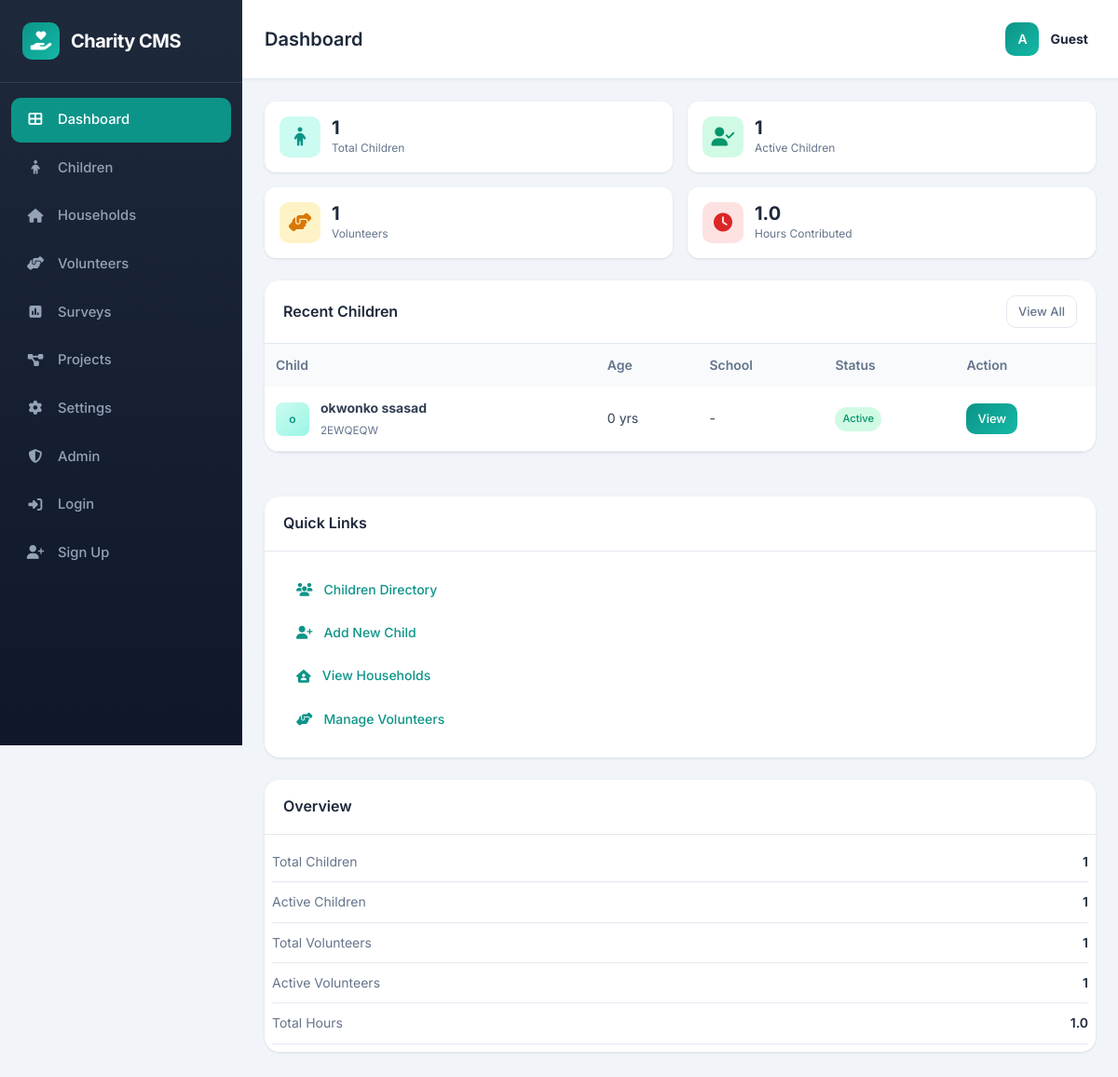
The page / on the database its author committed.
### children/models.py (models this page shows, shortened)
class Child(models.Model):
    first_name = models.CharField(max_length=100)
    last_name = models.CharField(max_length=100)
    date_of_birth = models.DateField()
    profile_photo = models.ImageField(
        upload_to='children/photos/%Y/%m/%d/',
        blank=True,
        null=True,
        help_text='Upload a recent photo of the child'
    )
    child_id = models.CharField(
        max_length=50,
        unique=True,
        help_text='Unique child identifier'
    )
    chronic_medical_condition = models.TextField(
        blank=True,
        verbose_name='Chronic medical condition',
        help_text='Any ongoing medical conditions'
    )
    school = models.ForeignKey(
        School,
        on_delete=models.SET_NULL,
        null=True,
        blank=True,
        related_name='children'
    )
    income_provider = models.CharField(
        max_length=255,
        blank=True,
        verbose_name='Who provides most household income',
        help_text='Primary income provider for the household'
    )
    education_payer = models.CharField(
        max_length=255,
        blank=True,
        verbose_name='Who pays for education',
        help_text='Person/organization paying for education'
    )
    medical_payer = models.CharField(
        max_length=255,
        blank=True,
        verbose_name='Who pays for medical bills',
        help_text='Person/organization paying for medical expenses'
    )
    household = models.ForeignKey(
        Household,
        on_delete=models.CASCADE,
        related_name='children'
    )
    caregivers = models.ManyToManyField(
        Caregiver,
        related_name='children',
        blank=True
    )
    projects = models.ManyToManyField(
        Project,
        related_name='enrolled_children',
        blank=True
    )
    notes = models.TextField(blank=True)
    is_active = models.BooleanField(default=True)
    registration_date = models.DateTimeField(auto_now_add=True)
    updated_at = models.DateTimeField(auto_now=True)
    class Meta:
        ordering = ['-registration_date']
        indexes = [
            models.Index(fields=['child_id']),
            models.Index(fields=['date_of_birth']),
            models.Index(fields=['last_name', 'first_name']),
            models.Index(fields=['registration_date']),
        ]
    @property
    def age(self):
        today = date.today()
        birth_date = self.date_of_birth
        age = today.year - birth_date.year
        if (today.month, today.day) < (birth_date.month, birth_date.day):
            age -= 1
        return age

### children/views_html.py (the view)
def home(request):
    total_children = Child.objects.count()
    active_children = Child.objects.filter(is_active=True).count()
    total_households = Household.objects.count()
    total_volunteers = Volunteer.objects.count()
    active_volunteers = Volunteer.objects.filter(status='active').count()
    today = date.today()
    first_day_of_month = today.replace(day=1)
    new_volunteers_month = Volunteer.objects.filter(date_joined__gte=first_day_of_month).count()
    total_hours = Volunteer.objects.aggregate(total=Sum('hours_contributed'))['total'] or 0
    recent_children = Child.objects.select_related('school').order_by('-registration_date')[:5]
    context = {
        'total_children': total_children,
        'active_children': active_children,
        'total_households': total_households,
        'total_volunteers': total_volunteers,
        'active_volunteers': active_volunteers,
        'new_volunteers_month': new_volunteers_month,
        'total_hours': total_hours,
        'recent_children': recent_children,
    }
    return render(request, 'children/home.html', context)

### templates/children/home.html (shortened to what this page needs)
{% extends 'base.html' %}
{% block page_title %}Dashboard{% endblock %}
{% block content %}
<div class="stats-grid">
    <div class="stat-card">
        <div class="stat-icon" style="background: #ccfbf1; color: #0d9488;">
            <i class="fas fa-child"></i>
        </div>
        <div class="stat-content">
            <h3>{{ total_children }}</h3>
            <p>Total Children</p>
        </div>
    </div>
    <div class="stat-card">
        <div class="stat-icon" style="background: #d1fae5; color: #059669;">
            <i class="fas fa-user-check"></i>
        </div>
        <div class="stat-content">
            <h3>{{ active_children }}</h3>
            <p>Active Children</p>
        </div>
    </div>
    <div class="stat-card">
        <div class="stat-icon" style="background: #fef3c7; color: #d97706;">
            <i class="fas fa-hands-helping"></i>
        </div>
        <div class="stat-content">
            <h3>{{ total_volunteers }}</h3>
            <p>Volunteers</p>
        </div>
    </div>
    <div class="stat-card">
        <div class="stat-icon" style="background: #fee2e2; color: #dc2626;">
            <i class="fas fa-clock"></i>
        </div>
        <div class="stat-content">
            <h3>{{ total_hours }}</h3>
            <p>Hours Contributed</p>
        </div>
    </div>
</div>
<div class="grid-2">
    <div class="card">
        <div class="card-header">
            <h2>Recent Children</h2>
            <a href="{% url 'children-directory' %}" class="btn btn-outline btn-sm">View All</a>
        </div>
        <div class="table-container">
            {% if recent_children %}
            <table>
                <thead>
                    <tr>
                        <th>Child</th>
                        <th>Age</th>
                        <th>School</th>
                        <th>Status</th>
                        <th>Action</th>
                    </tr>
                </thead>
                <tbody>
                    {% for child in recent_children %}
                    <tr>
                        <td>
                            <div style="display: flex; align-items: center; gap: 0.75rem;">
                                {% if child.profile_photo %}
                                <img src="{{ child.profile_photo.url }}" class="child-photo" alt="">
                                {% else %}
                                <div class="child-avatar">{{ child.first_name.0 }}</div>
                                {% endif %}
                                <div>
                                    <strong>{{ child.first_name }} {{ child.last_name }}</strong><br>
                                    <small style="color: var(--secondary);">{{ child.child_id }}</small>
                                </div>
                            </div>
                        </td>
                        <td>{{ child.age }} yrs</td>
                        <td>{{ child.school.name|default:"-" }}</td>
                        <td>
                            {% if child.is_active %}
                            <span class="badge badge-success">Active</span>
                            {% else %}
                            <span class="badge badge-primary">Inactive</span>
                            {% endif %}
                        </td>
                        <td>
                            <a href="{% url 'child-detail' child.id %}" class="btn btn-primary btn-sm">View</a>
                        </td>
                    </tr>
                    {% endfor %}
                </tbody>
            </table>
            {% endif %}
        </div>
    </div>
    <div>
        <div class="card" style="margin-bottom: 1.5rem;">
            <div class="card-header">
                <h3>Quick Links</h3>
            </div>
            <div class="card-body">
                <div class="quick-links">
                    <a href="{% url 'children-directory' %}" class="quick-link">
                        <i class="fas fa-users"></i> Children Directory
                    </a>
                    <a href="{% url 'add-child' %}" class="quick-link">
                        <i class="fas fa-user-plus"></i> Add New Child
                    </a>
                    <a href="{% url 'households' %}" class="quick-link">
                        <i class="fas fa-house-user"></i> View Households
                    </a>
                    <a href="{% url 'volunteers' %}" class="quick-link">
                        <i class="fas fa-hands-helping"></i> Manage Volunteers
                    </a>
                </div>
            </div>
        </div>
        <div class="card">
            <div class="card-header">
                <h3>Overview</h3>
            </div>
            <div class="card-body" style="padding: 0.5rem;">
                <ul class="stats-list">
                    <li>
                        <span>Total Children</span>
                        <span>{{ total_children }}</span>
                    </li>
                    <li>
                        <span>Active Children</span>
                        <span>{{ active_children }}</span>
                    </li>
                    <li>
                        <span>Total Volunteers</span>
                        <span>{{ total_volunteers }}</span>
                    </li>
                    <li>
                        <span>Active Volunteers</span>
                        <span>{{ active_volunteers }}</span>
                    </li>
                    <li>
                        <span>Total Hours</span>
                        <span>{{ total_hours }}</span>
                    </li>
                </ul>
            </div>
        </div>
    </div>
</div>
{% endblock %}

### templates/base.html (style rules this page uses)
:root { --primary: #0d9488; --primary-dark: #0f766e; --primary-light: #14b8a6; --secondary: #64748b; --success: #10b981; --warning: #f59e0b; --danger: #ef4444; --dark: #1e293b; --light: #f8fafc; --border: #e2e8f0; --sidebar-width: 260px; }
* { margin: 0; padding: 0; box-sizing: border-box; }
body { font-family: 'Inter', -apple-system, BlinkMacSystemFont, sans-serif; background: #f1f5f9; color: #334155; line-height: 1.6; }
.card { background: white; border-radius: 16px; box-shadow: 0 1px 3px rgba(0,0,0,0.1); overflow: hidden; margin-bottom: 1.5rem; }
.card-header { padding: 1rem 1.25rem; border-bottom: 1px solid var(--border); display: flex; justify-content: space-between; align-items: center; flex-wrap: wrap; gap: 0.75rem; }
.card-header h2, .card-header h3 { font-size: 1rem; font-weight: 600; color: var(--dark); }
.card-body { padding: 1.25rem; }
.btn { display: inline-flex; align-items: center; gap: 0.5rem; padding: 0.5rem 1rem; border-radius: 10px; font-weight: 500; font-size: 0.875rem; text-decoration: none; border: none; cursor: pointer; transition: all 0.3s ease; white-space: nowrap; }
.btn-primary { background: linear-gradient(135deg, #0d9488, #14b8a6); color: white; }
.btn-outline { background: white; color: var(--secondary); border: 1px solid var(--border); }
.btn-sm { padding: 0.375rem 0.75rem; font-size: 0.8125rem; }
.stats-grid { display: grid; grid-template-columns: repeat(4, 1fr); gap: 1rem; margin-bottom: 1.5rem; }
.stat-card { background: white; border-radius: 12px; padding: 1rem; box-shadow: 0 1px 3px rgba(0,0,0,0.1); display: flex; align-items: center; gap: 0.75rem; }
.stat-icon { width: 44px; height: 44px; border-radius: 10px; display: flex; align-items: center; justify-content: center; font-size: 1.25rem; flex-shrink: 0; }
.stat-content h3 { font-size: 1.25rem; font-weight: 700; color: var(--dark); line-height: 1.2; }
.stat-content p { font-size: 0.75rem; color: var(--secondary); }
.grid-2 { display: grid; grid-template-columns: 2fr 1fr; gap: 1.5rem; }
.table-container { overflow-x: auto; -webkit-overflow-scrolling: touch; }
table { width: 100%; border-collapse: collapse; min-width: 600px; }
th, td { padding: 0.75rem; text-align: left; font-size: 0.875rem; }
th { font-weight: 600; color: var(--secondary); background: var(--light); white-space: nowrap; }
td { border-bottom: 1px solid var(--border); white-space: nowrap; }
.badge { display: inline-flex; padding: 0.25rem 0.5rem; border-radius: 20px; font-size: 0.7rem; font-weight: 500; white-space: nowrap; }
.badge-success { background: #d1fae5; color: #059669; }
.quick-links { display: flex; flex-direction: column; gap: 0.25rem; }
.quick-link { display: flex; align-items: center; gap: 0.75rem; padding: 0.625rem 0.875rem; color: var(--primary); text-decoration: none; border-radius: 8px; font-weight: 500; font-size: 0.875rem; }
.stats-list { list-style: none; }
.stats-list li { display: flex; justify-content: space-between; padding: 0.625rem 0; border-bottom: 1px solid var(--border); font-size: 0.875rem; }
.stats-list span:first-child { color: var(--secondary); }
.stats-list span:last-child { font-weight: 600; color: var(--dark); }
.child-avatar { width: 36px; height: 36px; border-radius: 8px; background: linear-gradient(135deg, #ccfbf1, #99f6e4); color: #0d9488; display: flex; align-items: center; justify-content: center; font-weight: 600; font-size: 0.75rem; flex-shrink: 0; }
@media (max-width: 1200px) { .stats-grid { grid-template-columns: repeat(2, 1fr); } }
@media (max-width: 1200px) { .grid-2 { grid-template-columns: 1fr; } }

### rows shown on the page
Child: first_name.0 "o", first_name "okwonko", last_name "ssasad", child_id "2EWQEQW", age "0", school.name "-", is_active "Active"

### other values the page prints
{{ total_children }} "1"
{{ active_children }} "1"
{{ total_volunteers }} "1"
{{ total_hours }} "1.0"
{{ active_volunteers }} "1"
